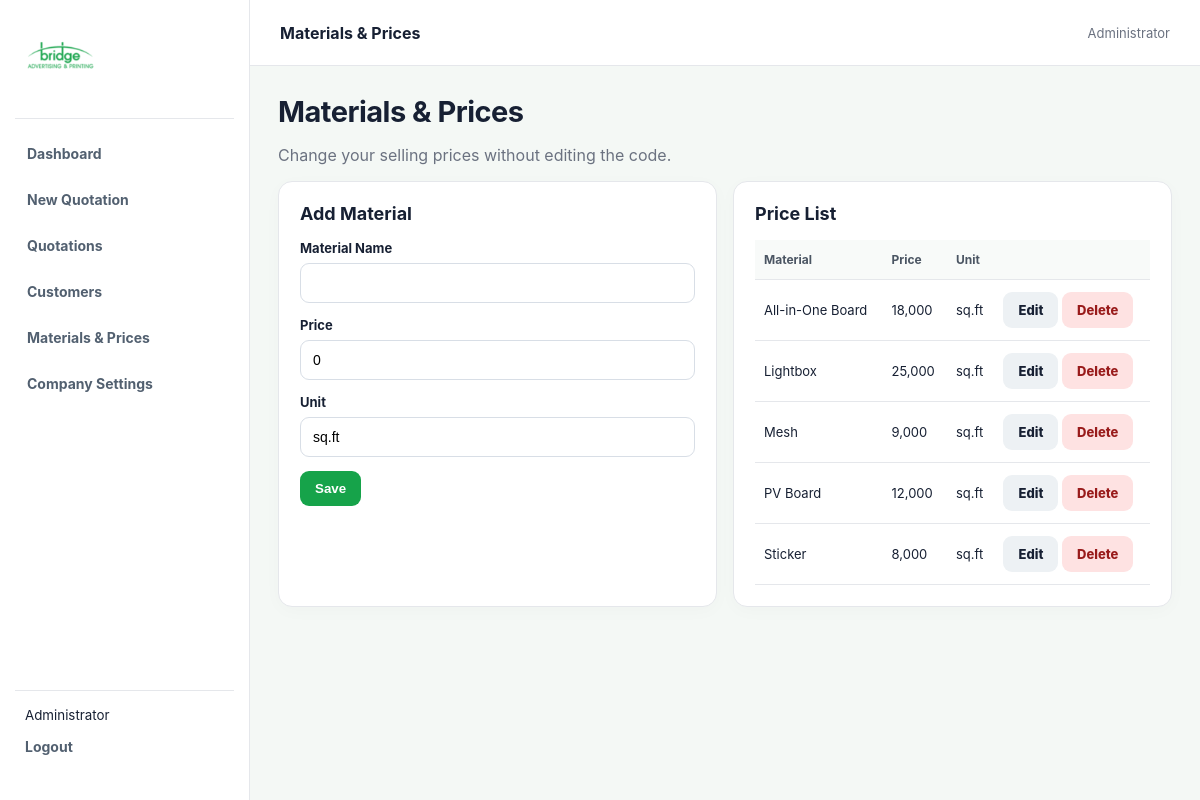
The app's page /materials.php (signed in) with its own data.
### tables this page shows
CREATE TABLE IF NOT EXISTS materials (
    id INT AUTO_INCREMENT PRIMARY KEY,
    name VARCHAR(120) NOT NULL UNIQUE,
    price DECIMAL(12,2) NOT NULL DEFAULT 0,
    unit VARCHAR(30) NOT NULL DEFAULT 'sq.ft',
    created_at TIMESTAMP DEFAULT CURRENT_TIMESTAMP
);

### materials.php (the view, shortened to what this page needs)
<?php
require_once "database.php";
$page_title = "Materials & Prices";
$edit = null;
$rows = $conn->query(
    "SELECT * FROM materials ORDER BY name"
);
include "header.php";
?>
<h1 class="page-title">Materials & Prices</h1>
<p class="muted">
    Change your selling prices without editing the code.
</p>
<div class="grid2">
    <div class="card">
        <h2>
            <?= $edit ? 'Edit Material' : 'Add Material' ?>
        </h2>
        <form method="post">
            <div class="field">
                <label>Material Name</label>
                <input
                    type="text"
                    name="name"
                    required
                    value="<?= htmlspecialchars($edit['name'] ?? '') ?>"
                >
            </div>
            <div class="field">
                <label>Price</label>
                <input
                    type="number"
                    name="price"
                    min="0"
                    step="0.01"
                    required
                    value="<?= htmlspecialchars($edit['price'] ?? 0) ?>"
                >
            </div>
            <div class="field">
                <label>Unit</label>
                <input
                    type="text"
                    name="unit"
                    value="<?= htmlspecialchars($edit['unit'] ?? 'sq.ft') ?>"
                >
            </div>
            <button
                type="submit"
                class="btn primary"
            >
                <?= $edit ? 'Update' : 'Save' ?>
            </button>
        </form>
    </div>
    <div class="card">
        <h2>Price List</h2>
        <table class="table">
            <tr>
                <th>Material</th>
                <th>Price</th>
                <th>Unit</th>
                <th></th>
            </tr>
            <?php while ($r = $rows->fetch_assoc()): ?>
                <tr>
                    <td>
                        <?= htmlspecialchars($r['name']) ?>
                    </td>
                    <td>
                        <?= number_format((float)$r['price']) ?>
                    </td>
                    <td>
                        <?= htmlspecialchars($r['unit']) ?>
                    </td>
                    <td>
                        <a
                            class="btn light"
                            href="materials.php?edit=<?= $r['id'] ?>"
                        >
                            Edit
                        </a>
                        <a
                            class="btn danger"
                            href="materials.php?delete=<?= $r['id'] ?>"
                            onclick="return confirm('Delete material?')"
                        >
                            Delete
                        </a>
                    </td>
                </tr>
            <?php endwhile; ?>
        </table>
    </div>
</div>
<?php include "footer.php"; ?>

### header.php (shortened to what this page needs)
<!doctype html>
<html lang="en">
<head>
<link rel="stylesheet" href="style.css">
</head>
<body>
<div class="app">
<aside class="sidebar">
  <div class="sidebar-logo"><img class="logo-img" src="bridge-logo.png" alt="Bridge Advertising & Printing"></div>
  <nav>
    <a href="dashboard.php">Dashboard</a>
    <a href="quotation_create.php">New Quotation</a>
    <a href="quotations.php">Quotations</a>
    <a href="customers.php">Customers</a>
    <a href="materials.php">Materials & Prices</a>
    <a href="settings.php">Company Settings</a>
  </nav>
  <div class="side-bottom"><small><?= htmlspecialchars($_SESSION['full_name'] ?? 'User') ?></small><a href="logout.php">Logout</a></div>
</aside>
<main class="main">
<header class="topbar">
  <div><strong><?= htmlspecialchars($page_title ?? 'Dashboard') ?></strong></div>
  <div class="topbar-actions">
    <div class="user"><?= htmlspecialchars($_SESSION['full_name'] ?? '') ?></div>
  </div>
</header>
<div class="content">

### footer.php (shortened to what this page needs)
</div>
</main>
</div>
</body>
</html>

### style.css (style rules this page uses)
* { box-sizing:border-box }
:root { --green:#16a34a;--green-dark:#15803d;--green-bright:#22c55e;--green-soft:#dcfce7;--ink:#172033;--muted:#6b7280;--line:#e5e7eb;--bg:#f4f8f5;--surface:#ffffff;--surface-2:#f8fbf9;--input:#ffffff;--shadow:rgba(22,101,52,.08) }
body { margin:0;font-family:Inter,Arial,sans-serif;background:var(--bg);color:var(--ink) }
.app { display:flex;min-height:100vh }
.sidebar { width:250px;background:#fff;color:var(--ink);position:fixed;inset:0 auto 0 0;padding:22px 15px;display:flex;flex-direction:column;border-right:1px solid var(--line);z-index:5 }
.sidebar nav { display:grid;gap:5px }
.sidebar a { color:#526070;text-decoration:none;padding:12px;border-radius:9px;font-size:14px;font-weight:700 }
.side-bottom { margin-top:auto;display:grid;gap:8px;border-top:1px solid var(--line);padding:16px 10px }
.side-bottom a { padding:7px 0 }
.main { margin-left:250px;width:calc(100% - 250px) }
.topbar { height:66px;background:#fff;border-bottom:1px solid var(--line);display:flex;align-items:center;justify-content:space-between;padding:0 30px;position:sticky;top:0;z-index:3 }
.user { font-size:13px;color:var(--muted) }
.content { max-width:1300px;margin:0 auto;padding:28px }
.page-title { margin:0 0 5px;font-size:29px;letter-spacing:-.5px }
.muted { color:var(--muted) }
.card { background:#fff;border:1px solid var(--line);border-radius:14px;padding:21px;margin-bottom:18px;box-shadow:0 4px 18px rgba(0,0,0,.025) }
.card h2 { font-size:18px;margin:0 0 16px }
.grid2 { display:grid;grid-template-columns:1fr 1fr;gap:16px }
.field { margin-bottom:14px }
.field label { display:block;font-size:13px;font-weight:750;margin-bottom:7px }
input,select,textarea { width:100%;padding:11px 12px;border:1px solid #d8dee6;border-radius:9px;background:#fff;font-size:14px;outline:none }
.btn { display:inline-block;border:0;border-radius:9px;padding:10px 15px;font-weight:800;text-decoration:none;cursor:pointer }
.primary { background:var(--green);color:white }
.light { background:#edf1f4;color:var(--ink) }
.danger { background:#fee2e2;color:#991b1b }
.table { width:100%;border-collapse:collapse }
.table th,.table td { padding:12px 9px;border-bottom:1px solid var(--line);text-align:left;font-size:13px }
.table th { background:#f8faf9;font-size:12px;color:#4b5563 }
.logo-img { display:block;max-width:180px;max-height:70px;width:auto;height:auto;object-fit:contain }
.sidebar-logo { padding:2px 10px 24px;display:flex;align-items:center;min-height:72px }
.sidebar-logo { border-bottom:1px solid var(--line);margin-bottom:14px }
.topbar-actions { display:flex;align-items:center;gap:14px }

### records on screen
materials: name "All-in-One Board", price "18,000", unit "sq.ft"
materials: name "Lightbox", price "25,000", unit "sq.ft"
materials: name "Mesh", price "9,000", unit "sq.ft"
materials: name "PV Board", price "12,000", unit "sq.ft"
materials: name "Sticker", price "8,000", unit "sq.ft"

### other values on screen
$_SESSION['full_name'] "Administrator"
$page_title "Materials & Prices"
